Frame 1 (no input): blank canvas, image omitted
Frame 60 (the mouse pressed at the canvas centre just before this capture): blank canvas, image omitted
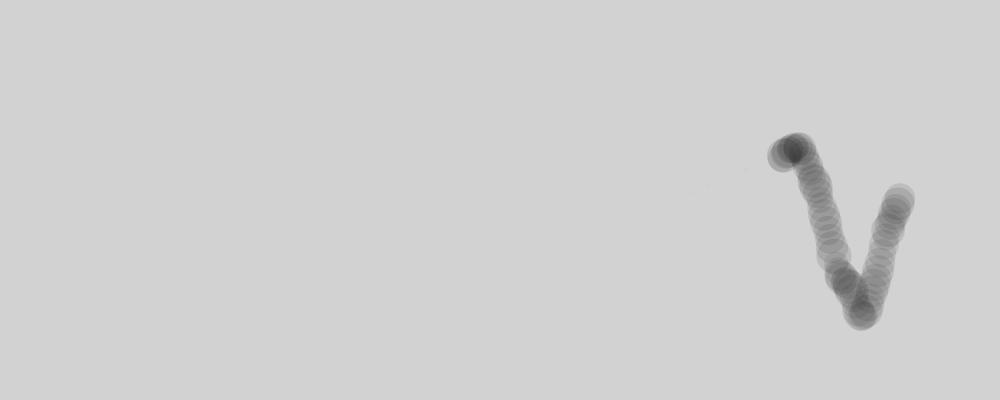
Frame 120 (the mouse held since frame 60 and released just before this capture)

The Processing sketch whose frames 1 and 60 were blank and that drew this single picture after the mouse press (run headless with seeded random() and noise(); from frame 60 on, the mouse is pressed at the canvas centre):

// Processing sketch: perlinA
// ── perlinA.pde
// test perlin noise
import java.util.Random;

float t = 0;
int ySpeed = 2;
Random gen;

void setup() {
  size(1000, 400);
  background(210);
  gen = new Random();
}

void draw() {
  // pixel stuff
  loadPixels();
  for (int i = 0; i < height; i++) {
    for (int j = 0; j < width - ySpeed - 1; j++) {
      pixels[i*width + j] = pixels[i*width + j + ySpeed];
    }
  }

updatePixels();

  
  // new perlin pos
  float n1 = noise(t*0.02);
  float y = map(n1, 0, 1, 0, height);
  float s = map(n1, 0, 1, 10, 60);
  float c = map(n1, 0, 1, 120, 60);
  float h  = (float) gen.nextGaussian();
  h = h * 2;
  h = h + mouseY*0.15;
  
  noStroke();
  fill(s, h);
  ellipse(width*0.9, y, h, h);
  
  t++;
}
